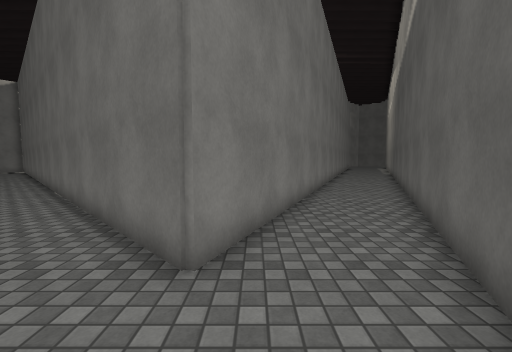
view 1 (above)

16 first-person views from a walk through a scene from a Unity 3-D project. The camera is 1.4 m above the floor, tilts 4° down and sees 90° across. The floor is counted in squares, 1 m on a side. Each view is taken from the middle of a square. On the plan, view 1 faces up. The plan holds only what a view shows up to about 13 squares ahead; the rest is blank. The place goes on beyond the plan. The player is left out. Surface patterns are stand-ins for the level's own textures.

view 2
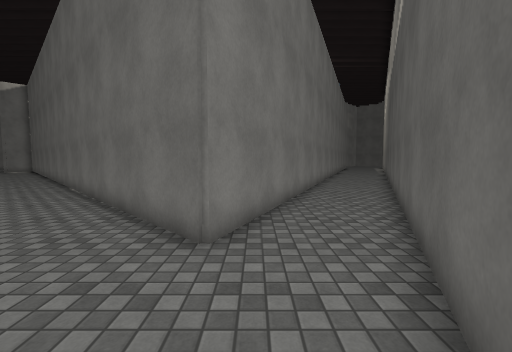

view 3
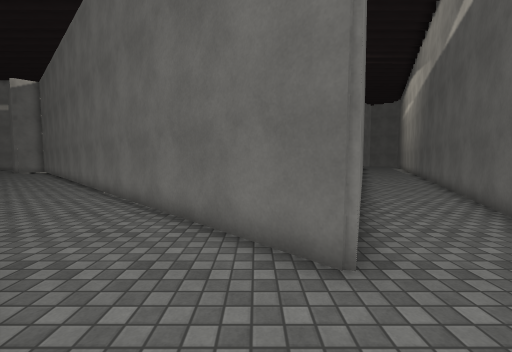

view 4
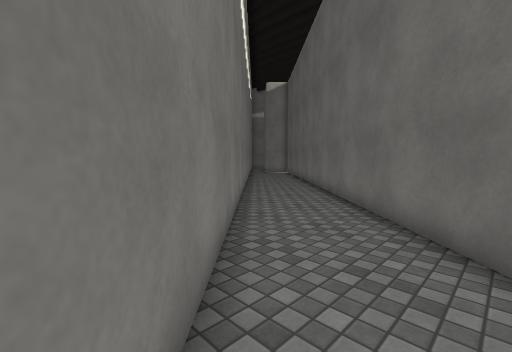

view 5
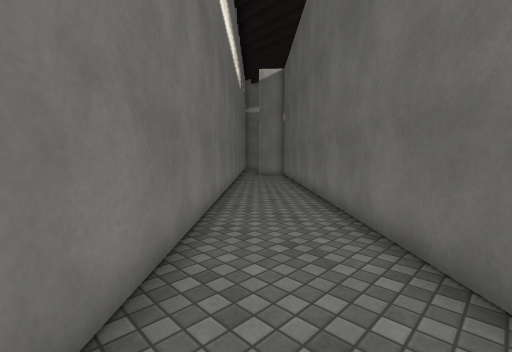

view 6
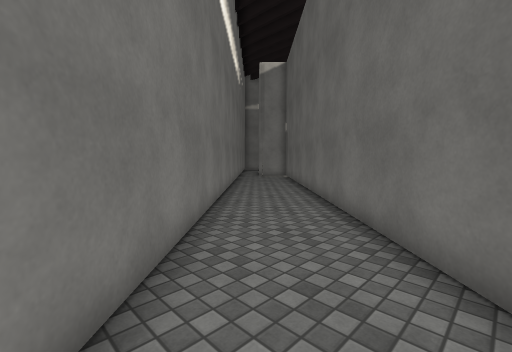

view 7
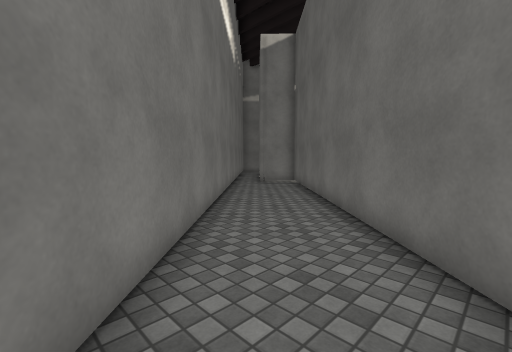

view 8
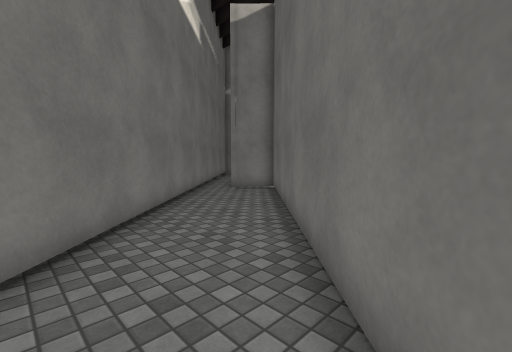

view 9
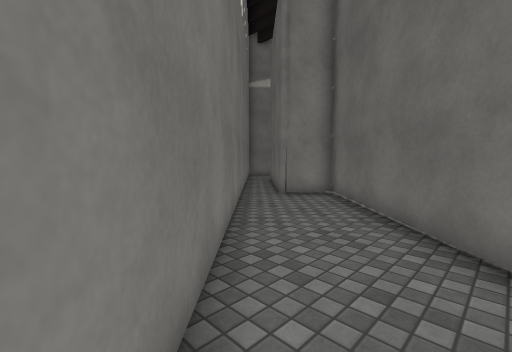

view 10
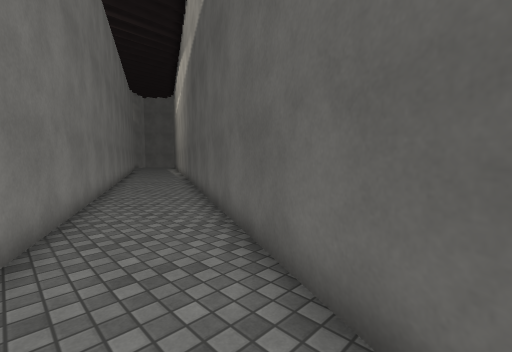

view 11
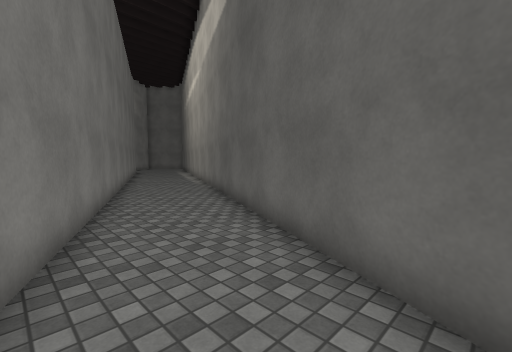

view 12
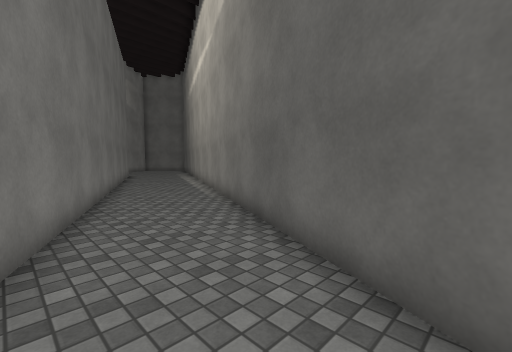

view 13
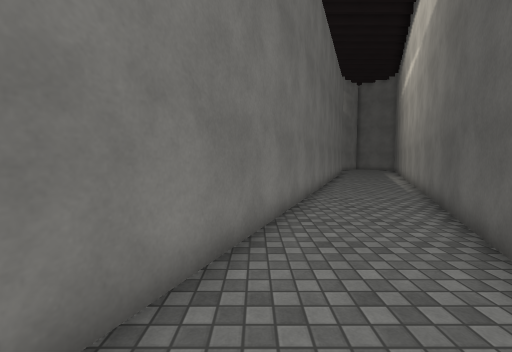

view 14
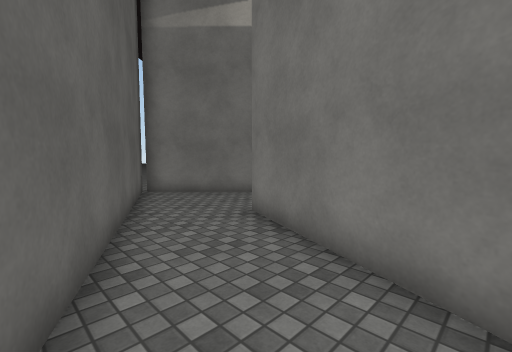

view 15
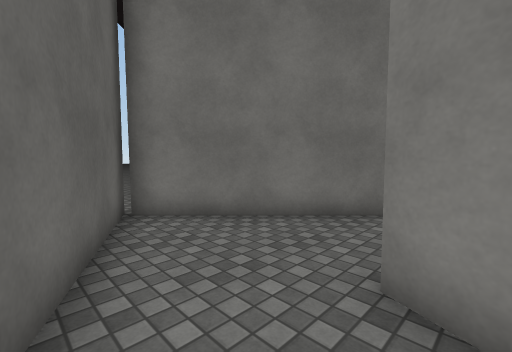

view 16
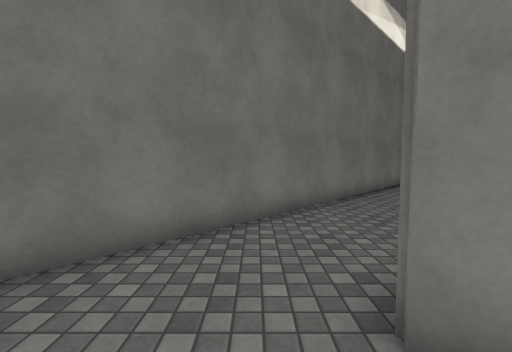

### Floor plan
Points are (right, up) in squares from view 1. A wall is a line through its corners. A room is listed if a view was taken in it or the views show most of it. See-through windows are left out.
Room 1 (views 1, 2, 3, 4, 5, 6, 7, 8, 9, 16)
walls: (-0.4, 3.9) (-0.8, 3) (-22, 24.1) (-23.4, 22.7) (-24.5, 23.9); (-25.5, 22.8) (-0.1, -2.7) (2.1, 2)
ways out: opening at (1, 3) to room 2
Room 2 (views 10, 11, 12, 13, 14, 15)
walls: (9.1, 26.6) (-0.4, 3.9); (2.1, 2) (13.5, 25.9)
ways out: opening at (1, 3) to room 1

Where each view was taken, in squares from view 1:
view 1: 0 up, 0 right, facing up
view 2: 1 down, 0 right, facing up
view 3: 0 up, 2 left, facing up
view 4: 5 up, 7 left, facing up-left
view 5: 8 up, 9 left, facing up-left
view 6: 9 up, 10 left, facing up-left
view 7: 12 up, 13 left, facing up-left
view 8: 15 up, 14 left, facing up-left
view 9: 15 up, 17 left, facing up-left
view 10: 5 up, 2 right, facing up-right
view 11: 11 up, 4 right, facing up-right
view 12: 15 up, 6 right, facing up-right
view 13: 12 up, 5 right, facing up
view 14: 8 up, 4 right, facing down-left
view 15: 4 up, 2 right, facing down-left
view 16: 2 up, 1 right, facing left
